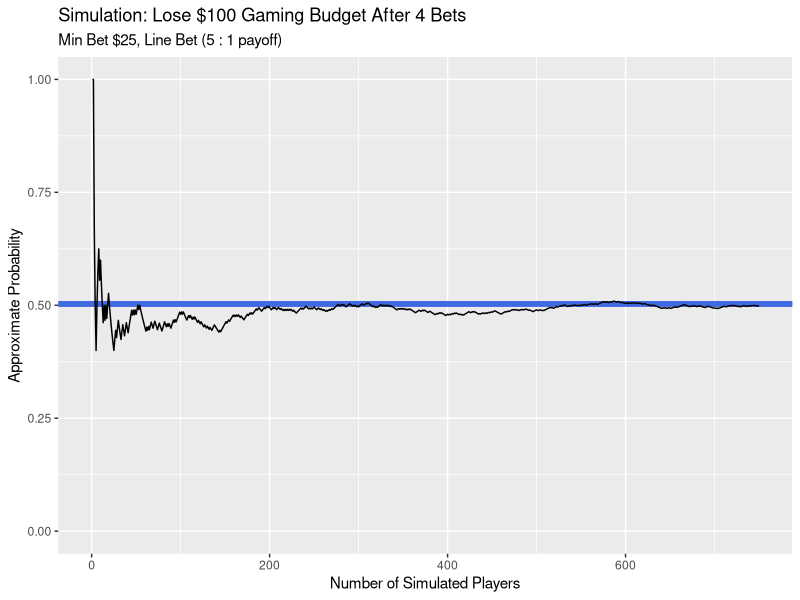
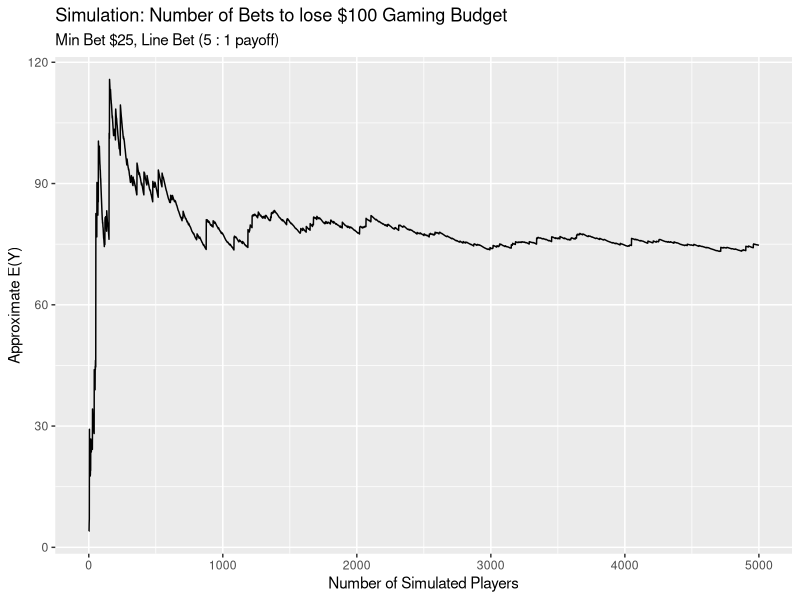
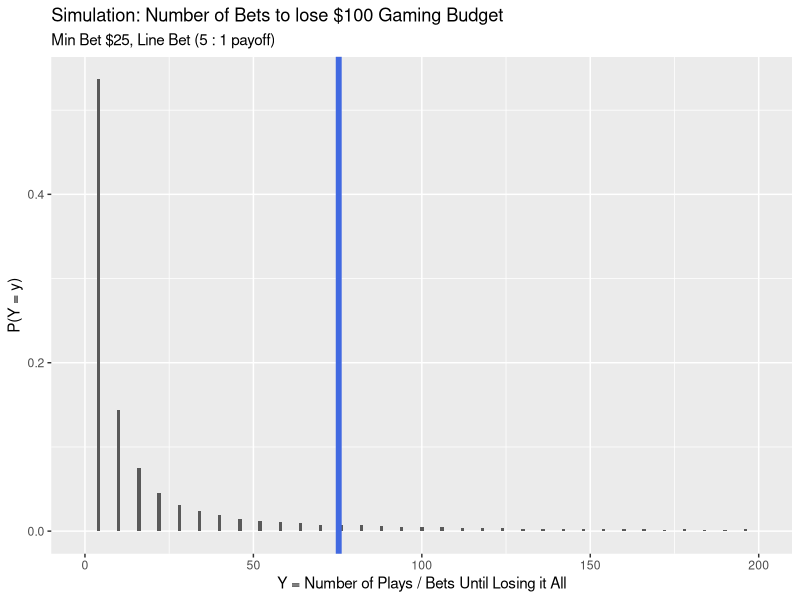

These charts were generated, in order, by the following R code: (Note: a time limit stopped this script after it produced the figures.)
## ---- chunk 1
#| include: false
knitr::opts_chunk$set(
  fig.width = 8,
  fig.asp = 0.818,
  fig.retina = 3,
  dpi = 300,
  out.width = "80%",
  fig.align = "center"
)
options(scipen = 100, width = 70)
library(tidyverse)
## ---- chunk 2
#| echo: false
set.seed(2112)
## ---- chunk 3
#| echo: true
#| eval: true
# "spin" the roulette wheel 1-36 with 0 and 00 (00 will be -1)
outcome <- sample(-1 : 36, 1)
outcome

# did we win? If so, we get 5 : 1 payoff
ifelse(outcome >= 7 & outcome <= 12, 125, -25)
## ---- chunk 4
#| echo: false
#set.seed(2319)
## ---- chunk 5
#| echo: true
#| eval: true
# "spin" the roulette wheel 1-36 with 0 and 00 (00 will be -1)
outcome <- sample(-1 : 36, 1)
outcome

# did we win? If so, we get 5 : 1 payoff
ifelse(outcome >= 7 & outcome <= 12, 125, -25)
## ---- chunk 6
#| echo: false
set.seed(756)
## ---- chunk 7
#| echo: true
#| eval: true
# "spin" the roulette wheel 1-36 with 0 and 00 (00 will be -1)
outcome <- sample(-1 : 36, 1)
outcome

# did we win? If so, we get 5 : 1 payoff
ifelse(outcome >= 7 & outcome <= 12, 125, -25)
## ---- chunk 8
#| echo: false
#set.seed(2319)
## ---- chunk 9
#| echo: true
#| eval: true
# "spin" the roulette wheel 1-36 with 0 and 00 (00 will be -1)
outcome <- sample(-1 : 36, 1)
outcome

# did we win? If so, we get 5 : 1 payoff
ifelse(outcome >= 7 & outcome <= 12, 125, -25)
## ---- chunk 10
#| echo: true
#| eval: true
howlong <- function(Budget, MinBet){

  plays <- 0
    
  while(Budget - MinBet >= 0){

    # "spin" the roulette wheel 1-36 with 0 and 00 (00 will be -1)
    outcome <- sample(-1 : 36, 1)
    plays <- plays + 1

    # did we win?
    payoff <- ifelse(outcome >= 7 & outcome <= 12, 5 * MinBet, - MinBet)

    # update Stake
    Budget <- Budget + payoff

  }

  # game over
  plays
}
## ---- chunk 11
#| echo: false
#| eval: true
set.seed(2319)
## ---- chunk 12
#| echo: true
#| eval: true
howlong(Budget = 100, MinBet = 25)
## ---- chunk 13
#| echo: true
#| eval: true
howlong(Budget = 100, MinBet = 25)
## ---- chunk 14
#| echo: false
#| eval: true
set.seed(756)
## ---- chunk 15
#| echo: true
#| eval: true
howlong(Budget = 100, MinBet = 25)
## ---- chunk 16
#| echo: true
#| eval: true
howlong(Budget = 100, MinBet = 25)
## ---- chunk 17
#| echo: false
#| eval: true
Budget <- 100
MinBet <- 25
# simulate the distribution
Nsim <- 750
set.seed(2112)
number_plays <- rep(0, Nsim)
for(i in 1 : Nsim){
  number_plays[i] <- howlong(Budget, MinBet)
}
#number_plays <- replicate(750, howlong(100, 25))

Plose <- data.frame(Nsim = 1 : Nsim, prob = cumsum(number_plays == 4) / (1 : Nsim))

ggplot(Plose, aes(x = Nsim, y = prob)) + 
  geom_hline(yintercept = 0.5028813, size = 2, color = "royalblue") +
  geom_line() + 
  ylim(0, 1) +
  xlim(0, 750) +
  labs(
    title = "Simulation: Lose $100 Gaming Budget After 4 Bets",
    subtitle = "Min Bet $25, Line Bet (5 : 1 payoff)",
    x = "Number of Simulated Players", 
    y = "Approximate Probability"
  )
## ---- chunk 18
#| echo: false
#| eval: true
# define player behavior
Budget <- 100
MinBet <- 25

# simulate the number of plays
Nsim <- 10^5
set.seed(2112)
number_plays <- rep(0, Nsim)
for(i in 1 : Nsim){
  number_plays[i] <- howlong(Budget, MinBet)
}
## ---- chunk 19
#| echo: true
#| eval: true
# simulated players
head(number_plays, 15)
## ---- chunk 20
#| echo: true
#| eval: true
# compute approx P(lose quickly)
mean(number_plays == 4)
## ---- chunk 21
#| echo: true
#| eval: true
# compute approx P(play all night)
mean(number_plays >= 144)
## ---- chunk 22
#| echo: false
#| eval: true

EY <- data.frame(Nsim = 1 : Nsim, EY = cumsum(number_plays) / (1 : Nsim))

ggplot(EY, aes(x = Nsim, y = EY)) + 
  geom_line() + 
  xlim(0, 5000) +
  labs(
    title = "Simulation: Number of Bets to lose $100 Gaming Budget",
    subtitle = "Min Bet $25, Line Bet (5 : 1 payoff)",
    x = "Number of Simulated Players", 
    y = "Approximate E(Y)"
  )
## ---- chunk 23
#| echo: true
#| eval: true
# compute approx E(Y) where Y = number of plays
mean(number_plays)
## ---- chunk 24
#| echo: false
#| eval: true

Y <- data.frame(Nsim = 1 : Nsim, number_plays = number_plays)

ggplot(Y) + 
  geom_histogram(aes(x = number_plays, y = ..density..), binwidth = 1) + 
  geom_vline(xintercept = mean(number_plays), size = 2, color = "royalblue") +
  xlim(0, 200) +
  labs(
    title = "Simulation: Number of Bets to lose $100 Gaming Budget",
    subtitle = "Min Bet $25, Line Bet (5 : 1 payoff)",
    x = "Y = Number of Plays / Bets Until Losing it All", 
    y = "P(Y = y)"
  )
## ---- chunk 25
#| echo: true
#| eval: true
mean(number_plays > mean(number_plays))
## ---- chunk 26
#| echo: true
#| eval: true
var(number_plays)
## ---- chunk 27
#| echo: true
#| eval: true
quantile(number_plays, 0.95)
## ---- chunk 28
#| echo: true
#| eval: true
#| code-line-numbers: "11,12"
howlong <- function(Budget, MinBet){

  plays <- 0
    
  while(Budget - MinBet >= 0){

    # "spin" the roulette wheel 1-36 with 0 and 00 (00 will be -1)
    outcome <- sample(-1 : 36, 1)
    plays <- plays + 1

    # did we win?
    payoff <- ifelse(outcome >= 22 & outcome <= 27, 5 * MinBet, - MinBet)

    # update Stake
    Budget <- Budget + payoff

  }

  # game over
  plays
}
## ---- chunk 29
#| echo: true
#| eval: true
# define player behavior
Budget <- 100
MinBet <- 25

# simulate the number of plays
Nsim <- 10^5
set.seed(2319)
number_plays <- rep(0, Nsim)
for(i in 1 : Nsim){
  number_plays[i] <- howlong(Budget, MinBet)
}

# compute approx P(lose quickly)
mean(number_plays == 4)
## ---- chunk 30
#| echo: true
#| eval: true
# define player behavior
MinBet <- 25
# Different Budget is below

# simulate the number of plays
Nsim <- 10^5
set.seed(2182)
number_plays100 <- rep(0, Nsim)
number_plays200 <- rep(0, Nsim)
for(i in 1 : Nsim){
  number_plays100[i] <- howlong(100, MinBet)
  number_plays200[i] <- howlong(200, MinBet)
}
## ---- chunk 31
#| echo: true
#| eval: true
mean(number_plays100 <= 8)
mean(number_plays200 <= 8)
## ---- chunk 32
#| echo: true
#| eval: true
mean(number_plays100)
mean(number_plays200)
